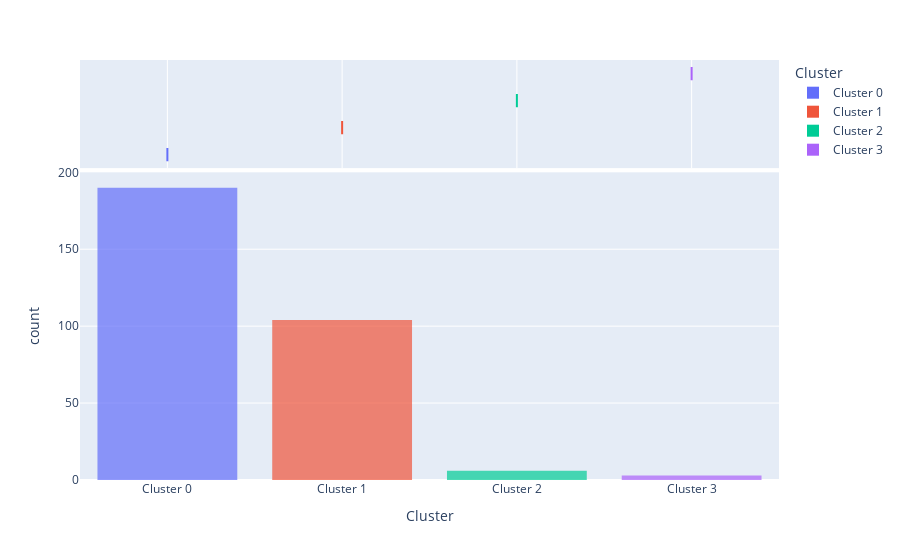

Notebook code cell kept with this figure:
### Code cell
plot_model(sc_model, plot = 'distribution')

### Figure 1 — Plotly figure (JSON) as saved in the notebook; plotly's stock layout.template omitted (floating-point values rounded to 4 significant figures; data arrays with more than 128 entries replaced by an {"elided": "..."} marker saying what was removed)
{"data": [{"alignmentgroup": "True", "bingroup": "x", "hovertemplate": "Cluster=%{x}<br>count=%{y}<extra></extra>", "legendgroup": "Cluster 0", "marker": {"color": "#636efa", "opacity": 0.7, "pattern": {"shape": ""}}, "name": "Cluster 0", "offsetgroup": "Cluster 0", "orientation": "v", "showlegend": true, "type": "histogram", "x": {"elided": "190 str values"}, "xaxis": "x", "yaxis": "y"}, {"alignmentgroup": "True", "customdata": {"elided": "190x13 float values"}, "hovertemplate": "Cluster=%{x}<br>age=%{customdata[0]}<br>sex=%{customdata[1]}<br>cp=%{customdata[2]}<br>trestbps=%{customdata[3]}<br>chol=%{customdata[4]}<br>fbs=%{customdata[5]}<br>restecg=%{customdata[6]}<br>thalach=%{customdata[7]}<br>exang=%{customdata[8]}<br>oldpeak=%{customdata[9]}<br>slope=%{customdata[10]}<br>ca=%{customdata[11]}<br>thal=%{customdata[12]}<extra></extra>", "legendgroup": "Cluster 0", "marker": {"color": "#636efa"}, "name": "Cluster 0", "notched": true, "offsetgroup": "Cluster 0", "showlegend": false, "type": "box", "x": {"elided": "190 str values"}, "xaxis": "x2", "yaxis": "y2"}, {"alignmentgroup": "True", "bingroup": "x", "hovertemplate": "Cluster=%{x}<br>count=%{y}<extra></extra>", "legendgroup": "Cluster 1", "marker": {"color": "#EF553B", "opacity": 0.7, "pattern": {"shape": ""}}, "name": "Cluster 1", "offsetgroup": "Cluster 1", "orientation": "v", "showlegend": true, "type": "histogram", "x": ["Cluster 1", "Cluster 1", "Cluster 1", "Cluster 1", "Cluster 1", "Cluster 1", "Cluster 1", "Cluster 1", "Cluster 1", "Cluster 1", "Cluster 1", "Cluster 1", "Cluster 1", "Cluster 1", "Cluster 1", "Cluster 1", "Cluster 1", "Cluster 1", "Cluster 1", "Cluster 1", "Cluster 1", "Cluster 1", "Cluster 1", "Cluster 1", "Cluster 1", "Cluster 1", "Cluster 1", "Cluster 1", "Cluster 1", "Cluster 1", "Cluster 1", "Cluster 1", "Cluster 1", "Cluster 1", "Cluster 1", "Cluster 1", "Cluster 1", "Cluster 1", "Cluster 1", "Cluster 1", "Cluster 1", "Cluster 1", "Cluster 1", "Cluster 1", "Cluster 1", "Cluster 1", "Cluster 1", "Cluster 1", "Cluster 1", "Cluster 1", "Cluster 1", "Cluster 1", "Cluster 1", "Cluster 1", "Cluster 1", "Cluster 1", "Cluster 1", "Cluster 1", "Cluster 1", "Cluster 1", "Cluster 1", "Cluster 1", "Cluster 1", "Cluster 1", "Cluster 1", "Cluster 1", "Cluster 1", "Cluster 1", "Cluster 1", "Cluster 1", "Cluster 1", "Cluster 1", "Cluster 1", "Cluster 1", "Cluster 1", "Cluster 1", "Cluster 1", "Cluster 1", "Cluster 1", "Cluster 1", "Cluster 1", "Cluster 1", "Cluster 1", "Cluster 1", "Cluster 1", "Cluster 1", "Cluster 1", "Cluster 1", "Cluster 1", "Cluster 1", "Cluster 1", "Cluster 1", "Cluster 1", "Cluster 1", "Cluster 1", "Cluster 1", "Cluster 1", "Cluster 1", "Cluster 1", "Cluster 1", "Cluster 1", "Cluster 1", "Cluster 1", "Cluster 1"], "xaxis": "x", "yaxis": "y"}, {"alignmentgroup": "True", "customdata": {"elided": "104x13 float values"}, "hovertemplate": "Cluster=%{x}<br>age=%{customdata[0]}<br>sex=%{customdata[1]}<br>cp=%{customdata[2]}<br>trestbps=%{customdata[3]}<br>chol=%{customdata[4]}<br>fbs=%{customdata[5]}<br>restecg=%{customdata[6]}<br>thalach=%{customdata[7]}<br>exang=%{customdata[8]}<br>oldpeak=%{customdata[9]}<br>slope=%{customdata[10]}<br>ca=%{customdata[11]}<br>thal=%{customdata[12]}<extra></extra>", "legendgroup": "Cluster 1", "marker": {"color": "#EF553B"}, "name": "Cluster 1", "notched": true, "offsetgroup": "Cluster 1", "showlegend": false, "type": "box", "x": ["Cluster 1", "Cluster 1", "Cluster 1", "Cluster 1", "Cluster 1", "Cluster 1", "Cluster 1", "Cluster 1", "Cluster 1", "Cluster 1", "Cluster 1", "Cluster 1", "Cluster 1", "Cluster 1", "Cluster 1", "Cluster 1", "Cluster 1", "Cluster 1", "Cluster 1", "Cluster 1", "Cluster 1", "Cluster 1", "Cluster 1", "Cluster 1", "Cluster 1", "Cluster 1", "Cluster 1", "Cluster 1", "Cluster 1", "Cluster 1", "Cluster 1", "Cluster 1", "Cluster 1", "Cluster 1", "Cluster 1", "Cluster 1", "Cluster 1", "Cluster 1", "Cluster 1", "Cluster 1", "Cluster 1", "Cluster 1", "Cluster 1", "Cluster 1", "Cluster 1", "Cluster 1", "Cluster 1", "Cluster 1", "Cluster 1", "Cluster 1", "Cluster 1", "Cluster 1", "Cluster 1", "Cluster 1", "Cluster 1", "Cluster 1", "Cluster 1", "Cluster 1", "Cluster 1", "Cluster 1", "Cluster 1", "Cluster 1", "Cluster 1", "Cluster 1", "Cluster 1", "Cluster 1", "Cluster 1", "Cluster 1", "Cluster 1", "Cluster 1", "Cluster 1", "Cluster 1", "Cluster 1", "Cluster 1", "Cluster 1", "Cluster 1", "Cluster 1", "Cluster 1", "Cluster 1", "Cluster 1", "Cluster 1", "Cluster 1", "Cluster 1", "Cluster 1", "Cluster 1", "Cluster 1", "Cluster 1", "Cluster 1", "Cluster 1", "Cluster 1", "Cluster 1", "Cluster 1", "Cluster 1", "Cluster 1", "Cluster 1", "Cluster 1", "Cluster 1", "Cluster 1", "Cluster 1", "Cluster 1", "Cluster 1", "Cluster 1", "Cluster 1", "Cluster 1"], "xaxis": "x2", "yaxis": "y2"}, {"alignmentgroup": "True", "bingroup": "x", "hovertemplate": "Cluster=%{x}<br>count=%{y}<extra></extra>", "legendgroup": "Cluster 2", "marker": {"color": "#00cc96", "opacity": 0.7, "pattern": {"shape": ""}}, "name": "Cluster 2", "offsetgroup": "Cluster 2", "orientation": "v", "showlegend": true, "type": "histogram", "x": ["Cluster 2", "Cluster 2", "Cluster 2", "Cluster 2", "Cluster 2", "Cluster 2"], "xaxis": "x", "yaxis": "y"}, {"alignmentgroup": "True", "customdata": [[64, 1, 3, 170, 227, 0, 0, 155, 0, 0.6, 1, 0, 3], [52, 1, 3, 152, 298, 1, 1, 178, 0, 1.2, 1, 0, 3], [67, 1, 2, 152, 212, 0, 0, 150, 0, 0.8, 1, 0, 3], [68, 1, 2, 180, 274, 1, 0, 150, 1, 1.6, 1, 0, 3], [59, 1, 3, 170, 288, 0, 0, 159, 0, 0.2, 1, 0, 3], [54, 1, 1, 192, 283, 0, 0, 195, 0, 0, 2, 1, 3]], "hovertemplate": "Cluster=%{x}<br>age=%{customdata[0]}<br>sex=%{customdata[1]}<br>cp=%{customdata[2]}<br>trestbps=%{customdata[3]}<br>chol=%{customdata[4]}<br>fbs=%{customdata[5]}<br>restecg=%{customdata[6]}<br>thalach=%{customdata[7]}<br>exang=%{customdata[8]}<br>oldpeak=%{customdata[9]}<br>slope=%{customdata[10]}<br>ca=%{customdata[11]}<br>thal=%{customdata[12]}<extra></extra>", "legendgroup": "Cluster 2", "marker": {"color": "#00cc96"}, "name": "Cluster 2", "notched": true, "offsetgroup": "Cluster 2", "showlegend": false, "type": "box", "x": ["Cluster 2", "Cluster 2", "Cluster 2", "Cluster 2", "Cluster 2", "Cluster 2"], "xaxis": "x2", "yaxis": "y2"}, {"alignmentgroup": "True", "bingroup": "x", "hovertemplate": "Cluster=%{x}<br>count=%{y}<extra></extra>", "legendgroup": "Cluster 3", "marker": {"color": "#ab63fa", "opacity": 0.7, "pattern": {"shape": ""}}, "name": "Cluster 3", "offsetgroup": "Cluster 3", "orientation": "v", "showlegend": true, "type": "histogram", "x": ["Cluster 3", "Cluster 3", "Cluster 3"], "xaxis": "x", "yaxis": "y"}, {"alignmentgroup": "True", "customdata": [[38, 1, 2, 138, 175, 0, 1, 173, 0, 0, 2, 4, 2], [38, 1, 2, 138, 175, 0, 1, 173, 0, 0, 2, 4, 2], [52, 1, 2, 138, 223, 0, 1, 169, 0, 0, 2, 4, 2]], "hovertemplate": "Cluster=%{x}<br>age=%{customdata[0]}<br>sex=%{customdata[1]}<br>cp=%{customdata[2]}<br>trestbps=%{customdata[3]}<br>chol=%{customdata[4]}<br>fbs=%{customdata[5]}<br>restecg=%{customdata[6]}<br>thalach=%{customdata[7]}<br>exang=%{customdata[8]}<br>oldpeak=%{customdata[9]}<br>slope=%{customdata[10]}<br>ca=%{customdata[11]}<br>thal=%{customdata[12]}<extra></extra>", "legendgroup": "Cluster 3", "marker": {"color": "#ab63fa"}, "name": "Cluster 3", "notched": true, "offsetgroup": "Cluster 3", "showlegend": false, "type": "box", "x": ["Cluster 3", "Cluster 3", "Cluster 3"], "xaxis": "x2", "yaxis": "y2"}], "layout": {"autosize": true, "barmode": "relative", "legend": {"title": {"text": "Cluster"}, "tracegroupgap": 0}, "margin": {"t": 60}, "xaxis": {"anchor": "y", "autorange": true, "categoryarray": ["Cluster 0", "Cluster 1", "Cluster 2", "Cluster 3"], "categoryorder": "array", "domain": [0, 1], "range": [-0.5, 3.5], "title": {"text": "Cluster"}, "type": "category"}, "xaxis2": {"anchor": "y2", "autorange": true, "domain": [0, 1], "matches": "x", "range": [-0.5, 3.5], "showgrid": true, "showticklabels": false, "type": "category"}, "yaxis": {"anchor": "x", "autorange": true, "domain": [0, 0.7326], "range": [0, 200], "title": {"text": "count"}}, "yaxis2": {"anchor": "x2", "autorange": true, "domain": [0.7426, 1], "matches": "y2", "range": [-0.5, 3.5], "showgrid": false, "showline": false, "showticklabels": false, "ticks": "", "type": "category"}}}
